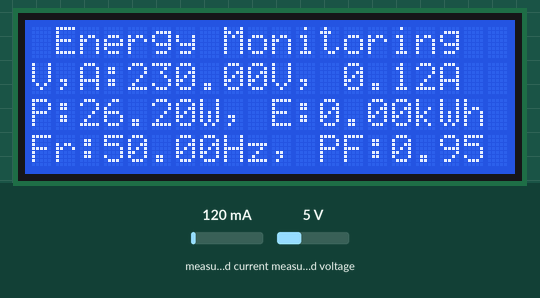
This sketch was run on a simulated Arduino Uno, built with avr-gcc and run on an emulated ATmega328P. Parts: 20×4 character LCD. Inputs (shaded band) come from the test bench; at power-on: measured current 120 mA, measured voltage 5 V. What the sketch prints to the serial monitor is not drawn.

Above: at 1.3 s.
1.4 s: measured current set to 40 mA
At 2.7 s:
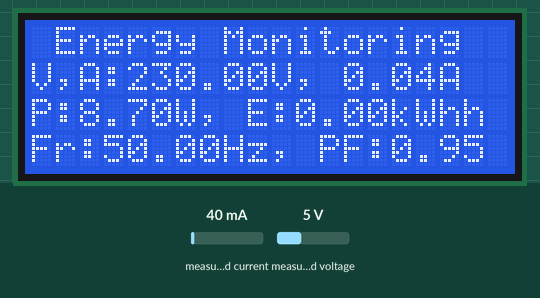
3.8 s: measured voltage set to 0.3 V
At 5.1 s:
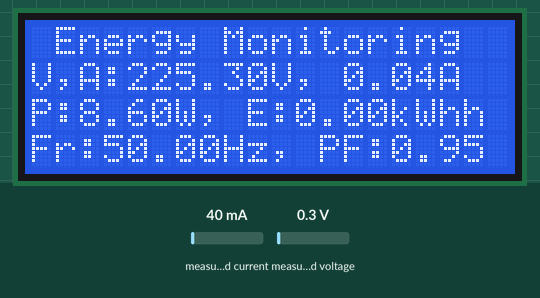
5.9 s: measured current set to 500 mA
At 7.5 s:
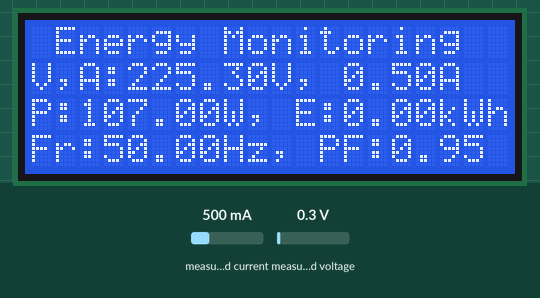
8.1 s: measured current set to 40 mA
At 9.9 s:
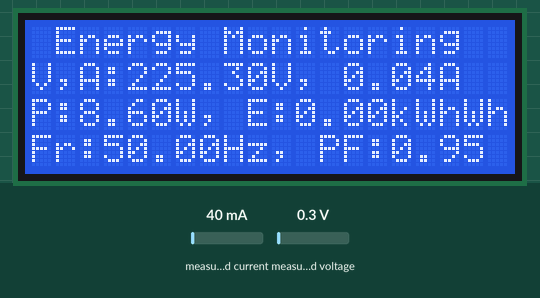
10.2 s: measured voltage set to 3.8 V
At 12.3 s:
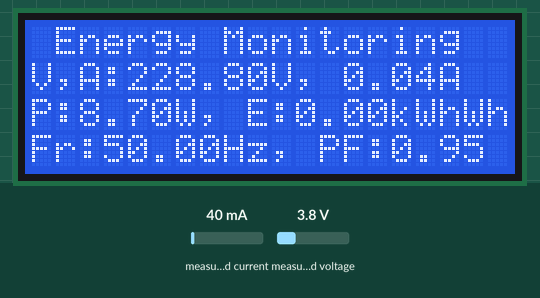
Timing chart, 0 to 13.3 s (numbered marks = the images above; inputs shaded):
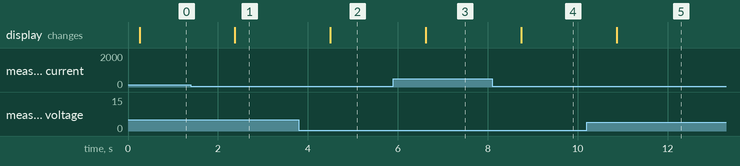

Measured:
- after the input at 1.4 s, the display: changes after 0.98 s (image 1)
- after the input at 3.8 s, the display: changes after 0.70 s (image 2)
- after the input at 5.9 s, the display: changes after 0.72 s (image 3)
- after the input at 8.1 s, the display: changes after 0.64 s (image 4)
- after the input at 10.2 s, the display: changes after 0.67 s (image 5)

The sketch:

PZEM_LCD.ino
```cpp
#include <PZEM004Tv30.h>
#include <SPI.h>
#include <LiquidCrystal_I2C.h>

LiquidCrystal_I2C lcd(0x27, 20, 4); // set the LCD address to 0x27 for a 16 chars and 2 line display

/* Use software serial for the PZEM
   Pin 14 Rx D5(Connects to the Tx pin on the PZEM)
   Pin 12 Tx D6(Connects to the Rx pin on the PZEM)
*/
PZEM004Tv30 pzem(14, 12);

void setup() {
  Serial.begin(9600);

  //LCD
  lcd.init();                      // initialize the lcd
  //Print a message to the LCD.
  lcd.backlight();
  lcd.setCursor(1, 0);
  lcd.print("Energy Monitoring");
  lcd.setCursor(0, 1);
  lcd.print("V,A:000.00V, 0.0A");
  lcd.setCursor(0, 2);
  lcd.print("P:0.00W, E:0.000kWh");
  lcd.setCursor(0, 3);
  lcd.print("Fr:00.00Hz, PF:0.00");
}

void loop() {
  float voltage = pzem.voltage();
  if ( !isnan(voltage) ) {
    Serial.print("Voltage: "); Serial.print(voltage); Serial.println("V");
  } else {
    Serial.println("Error reading voltage");
  }

  float current = pzem.current();
  if ( !isnan(current) ) {
    Serial.print("Current: "); Serial.print(current); Serial.println("A");
  } else {
    Serial.println("Error reading current");
  }

  float power = pzem.power();
  if ( !isnan(power) ) {
    Serial.print("Power: "); Serial.print(power); Serial.println("W");
  } else {
    Serial.println("Error reading power");
  }

  float energy = pzem.energy();
  if ( !isnan(energy) ) {
    Serial.print("Energy: "); Serial.print(energy, 3); Serial.println("kWh");
  } else {
    Serial.println("Error reading energy");
  }

  float frequency = pzem.frequency();
  if ( !isnan(frequency) ) {
    Serial.print("Frequency: "); Serial.print(frequency, 1); Serial.println("Hz");
  } else {
    Serial.println("Error reading frequency");
  }

  float pf = pzem.pf();
  if ( !isnan(pf) ) {
    Serial.print("PF: "); Serial.println(pf);
  } else {
    Serial.println("Error reading power factor");
  }

  Serial.println();

  //Update LCD
  lcd.setCursor(0, 1);
  lcd.print("V,A:" + String(voltage) + "V, " + String(current) + "A");
  lcd.setCursor(0, 2);
  lcd.print("P:" + String(power) + "W, E:" + String(energy) + "kWh");
  lcd.setCursor(0, 3);
  lcd.print("Fr:" + String(frequency) + "Hz, PF:" + String(pf));

  delay(2000);
}
```
